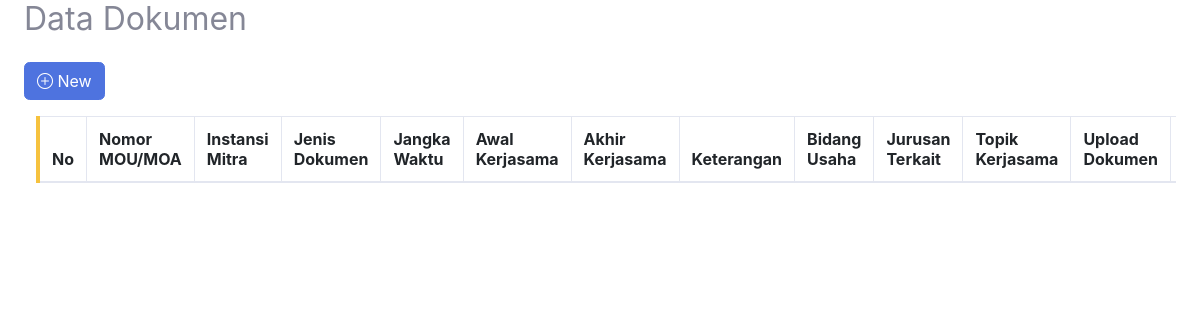
The app's page /superAdmin/dokumen.php, older data.
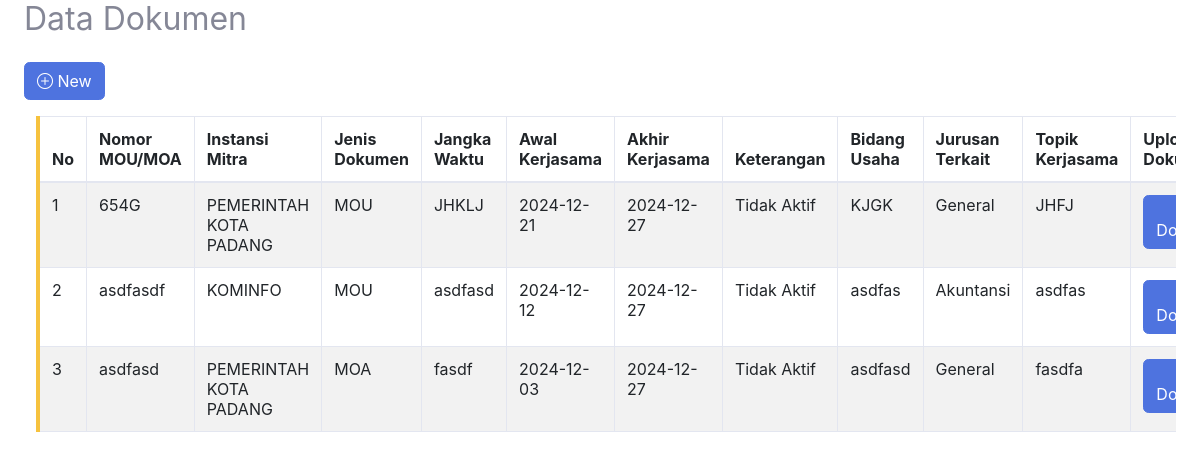
The same page, newer data.
### tables this page shows
CREATE TABLE `tb_dokumen` (
  `id_dokumen` int NOT NULL,
  `no_dokumen` varchar(50) NOT NULL,
  `jenis_dokumen` enum('MOU','MOA','IA') NOT NULL,
  `jangka_waktu` varchar(25) NOT NULL,
  `awal_kerjasama` date NOT NULL,
  `akhir_kerjasama` date NOT NULL,
  `keterangan` enum('Aktif','Tidak Aktif') DEFAULT NULL,
  `bidang_usaha` varchar(50) NOT NULL,
  `jurusan_terkait` varchar(20) NOT NULL,
  `topik_kerjasama` varchar(50) NOT NULL,
  `link_dokumen` varchar(100) NOT NULL,
  `mitra_id` int DEFAULT NULL
);

CREATE TABLE `tb_mitra` (
  `id_mitra` int NOT NULL,
  `instansi_mitra` varchar(35) NOT NULL,
  `email_mitra` varchar(25) NOT NULL,
  `notelp_mitra` varchar(12) NOT NULL,
  `provinsi` varchar(35) NOT NULL,
  `kota` varchar(35) NOT NULL,
  `website` varchar(35) NOT NULL,
  `alamat_mitra` text NOT NULL
);

### superAdmin/dokumen.php (the view, shortened to what this page needs)
<link rel="stylesheet" href="https://cdn.jsdelivr.net/npm/bootstrap-icons@1.11.3/font/bootstrap-icons.min.css">
<link href="https://cdn.jsdelivr.net/npm/bootstrap@5.3.0/dist/css/bootstrap.min.css" rel="stylesheet">
<link href="css/sb-admin-2.min.css" rel="stylesheet">
<div class="container-fluid">
    <?php
        $aksi = isset($_GET["aksi"]) ? $_GET["aksi"] : 'list';
        switch ($aksi) :
            case 'list':
    ?>
    <h2>Data Dokumen</h2>
    <a href="?page=tabelDokumen&aksi=input" class="btn btn-primary mb-3 mt-3"><i class="bi bi-plus-circle"></i> New</a>
    <div class="table-responsive col-12">
        <table id="tabel-dokumen" class="table table-bordered table-striped border-left-warning">
            <thead>
                <tr>
                    <th>No</th>
                    <th>Nomor MOU/MOA</th>
                    <th>Instansi Mitra</th>
                    <th>Jenis Dokumen</th>
                    <th>Jangka Waktu</th>
                    <th>Awal Kerjasama</th>
                    <th>Akhir Kerjasama</th>
                    <th>Keterangan</th>
                    <th>Bidang Usaha</th>
                    <th>Jurusan Terkait</th>
                    <th>Topik Kerjasama</th>
                    <th>Upload Dokumen</th>
                    <th>Aksi</th>
                </tr>
            </thead>
            <tbody>
                <?php
            include ("../sikermaPNP/koneksi.php");
            $ambil = mysqli_query($koneksi,"SELECT * FROM tb_dokumen JOIN tb_mitra ON tb_dokumen.mitra_id = tb_mitra.id_mitra;");
            $no = 1;
            while($data_dokumen = mysqli_fetch_array($ambil)) {
            ?>
                <tr>
                    <td><?= $no ?></td>
                    <td><?= $data_dokumen['no_dokumen'] ?></td>
                    <td><?= $data_dokumen['instansi_mitra'] ?></td>
                    <td><?= $data_dokumen['jenis_dokumen'] ?></td>
                    <td><?= $data_dokumen['jangka_waktu'] ?></td>
                    <td><?= $data_dokumen['awal_kerjasama'] ?></td>
                    <td><?= $data_dokumen['akhir_kerjasama'] ?></td>
                    <td><?= $data_dokumen['keterangan'] ?></td>
                    <td><?= $data_dokumen['bidang_usaha'] ?></td>
                    <td><?= $data_dokumen['jurusan_terkait'] ?></td>
                    <td><?= $data_dokumen['topik_kerjasama'] ?></td>
                    <td>
                        <?php if (!empty($data_dokumen['link_dokumen'])) { ?>
                        <a href="<?= $data_dokumen['link_dokumen'] ?>" target="_blank" class="btn btn-primary">
                            <i class="bi bi-download"></i> Download
                        </a>
                        <?php } else { ?>
                        <span class="text-muted">No File</span>
                        <?php } ?>
                    </td>
                </tr>
                <?php
            $no++;
        }
        ?>
            </tbody>
        </table>
    </div>
    <?php
        break;
    ?>
    <?php
        endswitch;
    ?>
</div>

Row changes from the older to the newer data that the page shows:
now on this page (row edited): tb_dokumen: no_dokumen "654G", mitra.instansi_mitra "PEMERINTAH KOTA PADANG", jenis_dokumen "MOU", jangka_waktu "JHKLJ", awal_kerjasama "2024-12-21", akhir_kerjasama "2024-12-27", keterangan "Tidak Aktif", bidang_usaha "KJGK", jurusan_terkait "General", topik_kerjasama "JHFJ"
now on this page (row edited): tb_dokumen: no_dokumen "asdfasdf", mitra.instansi_mitra "KOMINFO", jenis_dokumen "MOU", jangka_waktu "asdfasd", awal_kerjasama "2024-12-12", akhir_kerjasama "2024-12-27", keterangan "Tidak Aktif", bidang_usaha "asdfas", jurusan_terkait "Akuntansi", topik_kerjasama "asdfas"
added tb_dokumen: no_dokumen "asdfasd", mitra.instansi_mitra "PEMERINTAH KOTA PADANG", jenis_dokumen "MOA", jangka_waktu "fasdf", awal_kerjasama "2024-12-03", akhir_kerjasama "2024-12-27", keterangan "Tidak Aktif", bidang_usaha "asdfasd", jurusan_terkait "General", topik_kerjasama "fasdfa"
